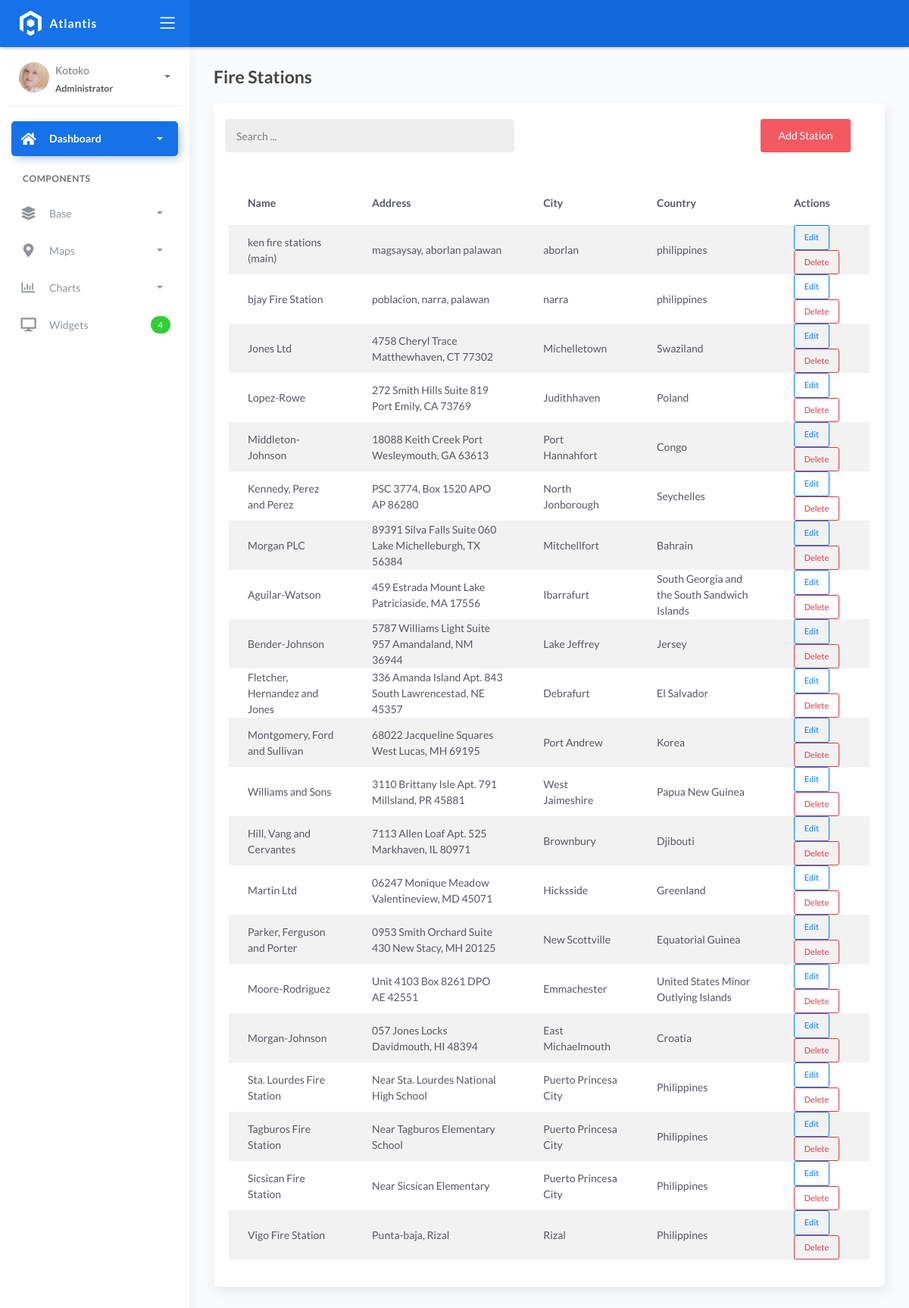
Page /stations/ on the committed database.
### fire/models.py (models this page shows)
class BaseModel(models.Model):
    created_at = models.DateTimeField(auto_now_add=True, db_index=True)
    updated_at = models.DateTimeField(auto_now=True)
    class Meta:
        abstract = True

class FireStation(BaseModel):
    name = models.CharField(max_length=150)
    latitude = models.DecimalField(
        max_digits=22, decimal_places=16, null=True, blank=True)
    longitude = models.DecimalField(
        max_digits=22, decimal_places=16, null=True, blank=True)
    address = models.CharField(max_length=150)
    city = models.CharField(max_length=150)  # can be in separate table
    country = models.CharField(max_length=150)  # can be in separate table

### fire/views.py (the view)
# urls.py: path('stations/', views.station_list, name='station-list'),
def station_list(request):
    stations = FireStation.objects.all()
    return render(request, 'stations/station_list.html', {'stations': stations})

### templates/stations/station_list.html (shortened to what this page needs)
{% extends 'base.html' %}
{% load static %}
{% block content %}
<div class="content">
  <div class="page-inner">
    <h4 class="page-title">Fire Stations</h4>
    <div class="row">
      <div class="col-md-12">
        <div class="card">
          <br />
          <div class="col-md-12 row">
            <div class="col-md-6">
              <form class="navbar-left navbar-form nav-search mr-md-3" action="{% url 'station-list' %}">
                <div class="input-group">
                  <input type="text" placeholder="Search ..." class="form-control" name="q" />
                  <div class="input-group-append">
                    <span class="input-group-text">
                    </span>
                  </div>
                </div>
              </form>
            </div>
            <div class="col-md-6">
              <div class="pull-right">
                <a href="{% url 'station-create' %}" class="btn btn-danger btn-square">Add Station</a>
              </div>
            </div>
          </div>
          <div class="card-body">
            <table class="table table-striped mt-3">
              <thead>
                <tr>
                  <th scope="col">Name</th>
                  <th scope="col">Address</th>
                  <th scope="col">City</th>
                  <th scope="col">Country</th>
                  <th scope="col">Actions</th>
                </tr>
              </thead>
              <tbody>
                {% for station in stations %}
                <tr>
                  <td>{{ station.name }}</td>
                  <td>{{ station.address }}</td>
                  <td>{{ station.city }}</td>
                  <td>{{ station.country }}</td>
                  <td>
                    <a href="{% url 'station-detail' station.pk %}" class="btn btn-sm btn-outline-primary">Edit</a>
                    <a href="{% url 'station-delete' station.pk %}" class="btn btn-sm btn-outline-danger">Delete</a>
                  </td>
                </tr>
                {% empty %}
                <tr>
                  <td colspan="7" style="text-align: center">
                    <p class="text-sm font-weight-bold mb-0">No Records Found</p>
                  </td>
                </tr>
                {% endfor %}
              </tbody>
            </table>
          </div>
        </div>
      </div>
    </div>
  </div>
</div>
{% endblock %}

### rows in the picture
FireStation: name "ken fire stations (main)", address "magsaysay, aborlan palawan", city "aborlan", country "philippines"
FireStation: name "bjay Fire Station", address "poblacion, narra, palawan", city "narra", country "philippines"
FireStation: name "Jones Ltd", address "4758 Cheryl Trace Matthewhaven, CT 77302", city "Michelletown", country "Swaziland"
FireStation: name "Lopez-Rowe", address "272 Smith Hills Suite 819 Port Emily, CA 73769", city "Judithhaven", country "Poland"
FireStation: name "Middleton-Johnson", address "18088 Keith Creek Port Wesleymouth, GA 63613", city "Port Hannahfort", country "Congo"
FireStation: name "Kennedy, Perez and Perez", address "PSC 3774, Box 1520 APO AP 86280", city "North Jonborough", country "Seychelles"
FireStation: name "Morgan PLC", address "89391 Silva Falls Suite 060 Lake Michelleburgh, TX 56384", city "Mitchellfort", country "Bahrain"
FireStation: name "Aguilar-Watson", address "459 Estrada Mount Lake Patriciaside, MA 17556", city "Ibarrafurt", country "South Georgia and the South Sandwich Islands"
FireStation: name "Bender-Johnson", address "5787 Williams Light Suite 957 Amandaland, NM 36944", city "Lake Jeffrey", country "Jersey"
FireStation: name "Fletcher, Hernandez and Jones", address "336 Amanda Island Apt. 843 South Lawrencestad, NE 45357", city "Debrafurt", country "El Salvador"
FireStation: name "Montgomery, Ford and Sullivan", address "68022 Jacqueline Squares West Lucas, MH 69195", city "Port Andrew", country "Korea"
FireStation: name "Williams and Sons", address "3110 Brittany Isle Apt. 791 Millsland, PR 45881", city "West Jaimeshire", country "Papua New Guinea"
FireStation: name "Hill, Vang and Cervantes", address "7113 Allen Loaf Apt. 525 Markhaven, IL 80971", city "Brownbury", country "Djibouti"
FireStation: name "Martin Ltd", address "06247 Monique Meadow Valentineview, MD 45071", city "Hicksside", country "Greenland"
FireStation: name "Parker, Ferguson and Porter", address "0953 Smith Orchard Suite 430 New Stacy, MH 20125", city "New Scottville", country "Equatorial Guinea"
FireStation: name "Moore-Rodriguez", address "Unit 4103 Box 8261 DPO AE 42551", city "Emmachester", country "United States Minor Outlying Islands"
FireStation: name "Morgan-Johnson", address "057 Jones Locks Davidmouth, HI 48394", city "East Michaelmouth", country "Croatia"
FireStation: name "Sta. Lourdes Fire Station", address "Near Sta. Lourdes National High School", city "Puerto Princesa City", country "Philippines"
FireStation: name "Tagburos Fire Station", address "Near Tagburos Elementary School", city "Puerto Princesa City", country "Philippines"
FireStation: name "Sicsican Fire Station", address "Near Sicsican Elementary", city "Puerto Princesa City", country "Philippines"
FireStation: name "Vigo Fire Station", address "Punta-baja, Rizal", city "Rizal", country "Philippines"
